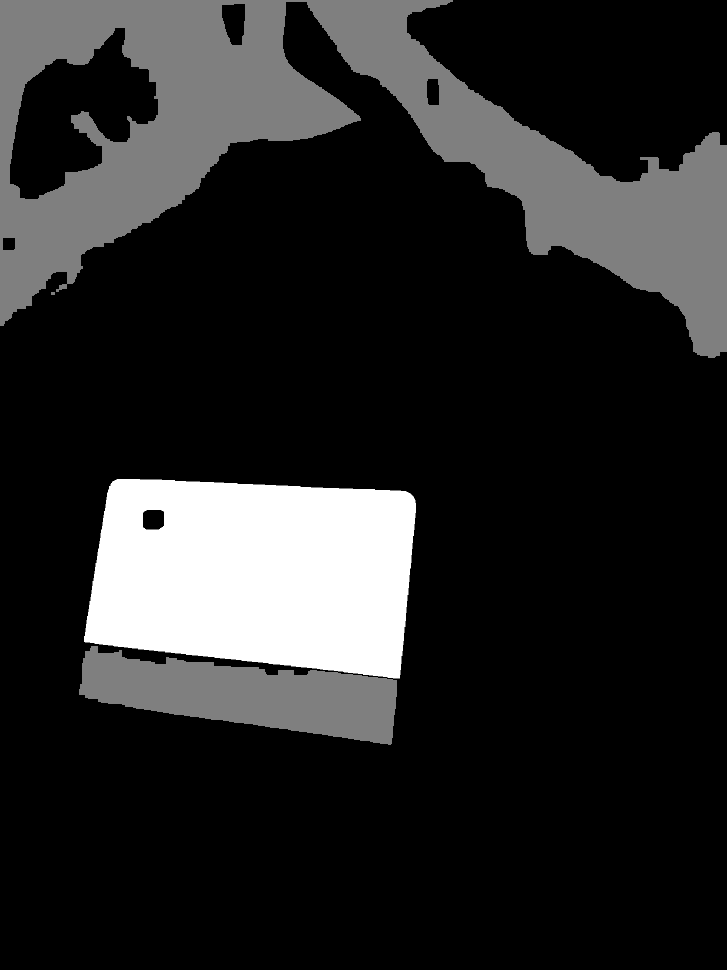
#> input picture dataset/labels/both_001.png, 727 x 970 px, shrunk from 1200 x 1600 before the run; its folder holds 4 pictures in this run
$ python build_gt_from_labels.py
#> lines starting #> are read from the running program, lines starting #| are printed output that depends on the picture; after the words box and inside, x2 and y2 are one past the last pixel; in counts of white or black regions, pixels touching at a corner belong together
### inference/geometry.py
"""Pixel silhouette → millimetres using a coplanar reference of known size.

K1 (Loom): this module is where pixels become millimetres.
The conversion is valid only when the reference and object lie in the same
plane (approximately face-on), the reference size is measured correctly, and
the image is undistorted with the locked calibration.
"""

from __future__ import annotations

import json
from pathlib import Path

import cv2
import numpy as np


def load_reference(path: Path) -> dict:
    return json.loads(path.read_text(encoding="utf-8"))


def largest_contour(mask: np.ndarray):
    mask_u8 = (mask > 0).astype(np.uint8) * 255
    contours, _ = cv2.findContours(mask_u8, cv2.RETR_EXTERNAL, cv2.CHAIN_APPROX_SIMPLE)
    if not contours:
        return None
    return max(contours, key=cv2.contourArea)


def oriented_bbox_wh(mask: np.ndarray) -> tuple[float, float, tuple] | None:
    contour = largest_contour(mask)
    if contour is None or cv2.contourArea(contour) < 10:
        return None
    rect = cv2.minAreaRect(contour)
    (cx, cy), (w, h), angle = rect
    # minAreaRect width/height ordering is arbitrary; return larger as length-like
    width_px = float(max(w, h))
    height_px = float(min(w, h))
    return width_px, height_px, ((cx, cy), (w, h), angle)


def mm_per_pixel_from_reference(
    ref_mask: np.ndarray,
    ref_width_mm: float,
    ref_height_mm: float,
) -> tuple[float, dict] | None:
    dims = oriented_bbox_wh(ref_mask)
    if dims is None:
        return None
    width_px, height_px, rect = dims
    # Use the long side of the card against the known long side in mm
    long_mm = max(ref_width_mm, ref_height_mm)
    short_mm = min(ref_width_mm, ref_height_mm)
    scale_long = long_mm / max(width_px, 1e-6)
    scale_short = short_mm / max(height_px, 1e-6)
    # Average the two axes; large disagreement means tilt / bad mask
    scale = 0.5 * (scale_long + scale_short)
    axis_disagree_pct = abs(scale_long - scale_short) / max(scale, 1e-6) * 100.0
    meta = {
        "ref_width_px": width_px,
        "ref_height_px": height_px,
        "mm_per_px_long": scale_long,
        "mm_per_px_short": scale_short,
        "mm_per_px": scale,
        "axis_disagree_pct": axis_disagree_pct,
        "ref_rect": {
            "center": [float(rect[0][0]), float(rect[0][1])],
            "size": [float(rect[1][0]), float(rect[1][1])],
            "angle": float(rect[2]),
        },
    }
    return scale, meta


def measure_object_mm(
    object_mask: np.ndarray,
    mm_per_px: float,
) -> tuple[float, float, dict] | None:
    dims = oriented_bbox_wh(object_mask)
    if dims is None:
        return None
    width_px, height_px, rect = dims
    width_mm = width_px * mm_per_px
    height_mm = height_px * mm_per_px
    meta = {
        "object_width_px": width_px,
        "object_height_px": height_px,
        "width_mm": width_mm,
        "height_mm": height_mm,
        "object_rect": {
            "center": [float(rect[0][0]), float(rect[0][1])],
            "size": [float(rect[1][0]), float(rect[1][1])],
            "angle": float(rect[2]),
        },
    }
    return width_mm, height_mm, meta

### measurement/build_gt_from_labels.py
"""Build ground-truth mm for ≥10 both_* photos from LABEL masks + known card size.

This is independent of the trained model (uses dataset/labels only).
Physical scale: ID-1 card 85.60 x 53.98 mm.
Replace with calliper CSV when a physical calliper reading is available.
"""

from __future__ import annotations

import csv
import json
import sys
from pathlib import Path

import cv2
import numpy as np

ROOT = Path(__file__).resolve().parents[1]
sys.path.insert(0, str(ROOT))
from inference.geometry import measure_object_mm, mm_per_pixel_from_reference

CARD_W, CARD_H = 85.60, 53.98


def main() -> None:
    labels = ROOT / "dataset" / "labels"
    images = ROOT / "dataset" / "images" / "undistorted"
    out = ROOT / "measurement" / "data" / "ground_truth.csv"
    rows = []
    for path in sorted(images.glob("both_*.png")):
        mask = cv2.imread(str(labels / f"{path.stem}.png"), cv2.IMREAD_GRAYSCALE)
#> mask is the input picture: shape (970, 727); min 0, max 2, mean 0.316
        if mask is None:
            continue
        obj = (mask == 1).astype(np.uint8)
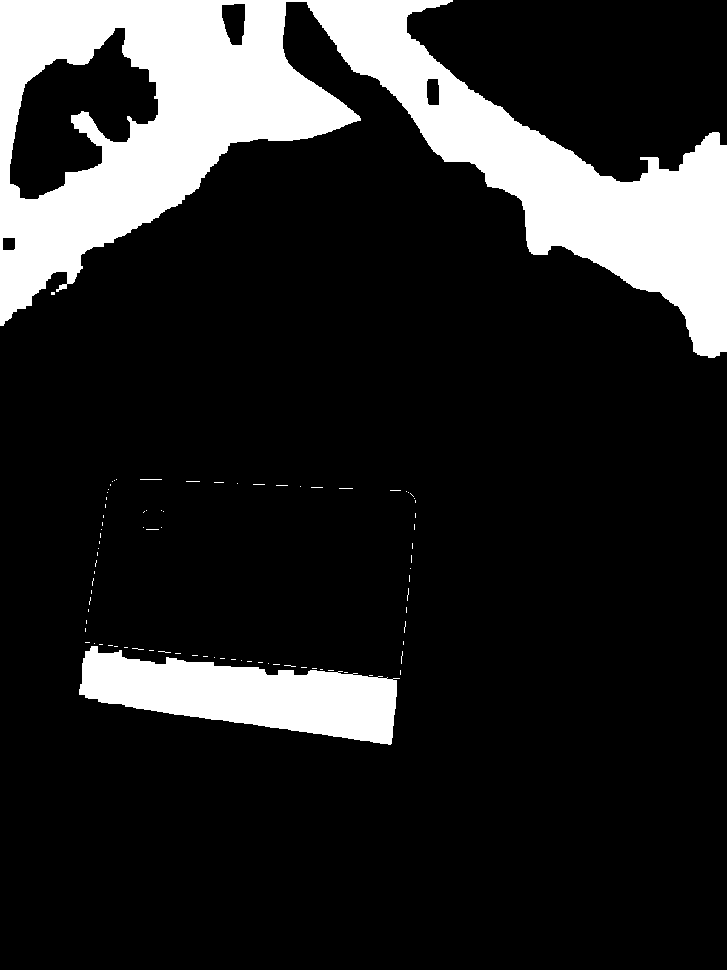
#> obj: shape (970, 727); values 0 (black) and 1 (white), 16.1% white; 87 white regions (84 under 20 px), largest, box (x1, y1, x2, y2) and area: (0, 0, 727, 358) 94984, (79, 646, 400, 745) 17756, (140, 479, 162, 480) 22
        ref = (mask == 2).astype(np.uint8)
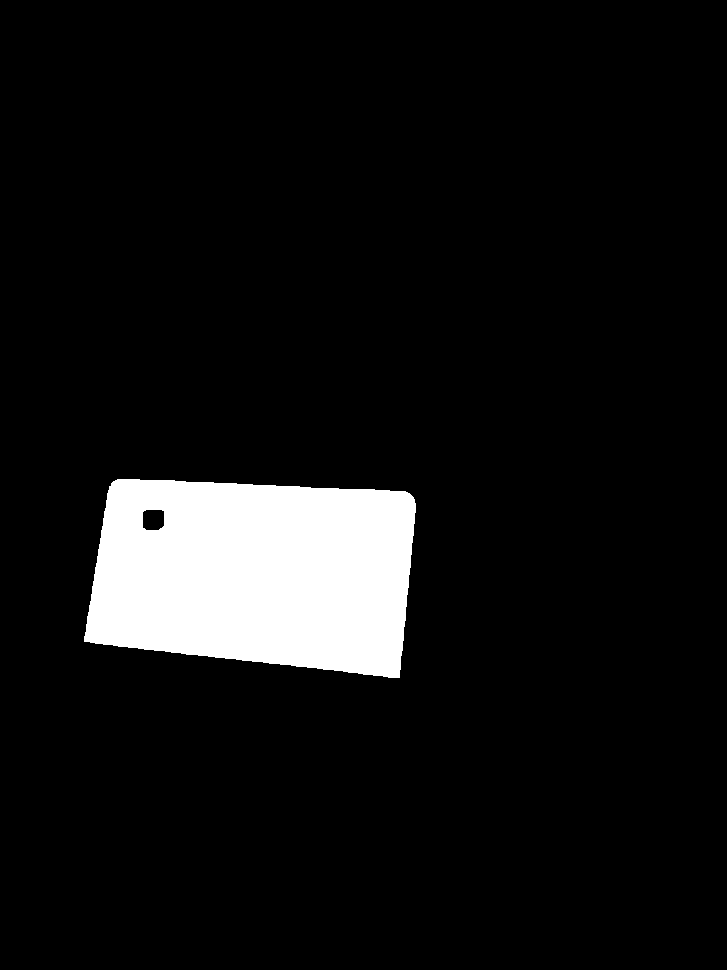
#> ref: shape (970, 727); values 0 (black) and 1 (white), 7.8% white; 1 white region, box (x1, y1, x2, y2) and area: (84, 479, 416, 678) 54773
        if obj.sum() < 500 or ref.sum() < 500:
            continue
        scale = mm_per_pixel_from_reference(ref, CARD_W, CARD_H)
#> in largest_contour, `contours, _ = cv2.findContours(mask_u8, cv2.RETR_EXTERNAL, cv2.CHAIN_A..`: contours = 1 contour; box (x1, y1, x2, y2) and area: (84, 479, 416, 678) 54691
#> in oriented_bbox_wh, `contour = largest_contour(mask)`: contour = contour of 199 points, box (x1, y1, x2, y2) (84, 479, 416, 678), area 54691
#> in oriented_bbox_wh, `rect = cv2.minAreaRect(contour)`: rect = ((251.7, 567.5), (186.7, 317.7), -83.5)
#> in oriented_bbox_wh, `(cx, cy), (w, h), angle = rect`: cx = 251.7; cy = 567.5; w = 186.7; h = 317.7; angle = -83.5
#> in oriented_bbox_wh, `width_px = float(max(w, h))`: width_px = 317.7
#> in oriented_bbox_wh, `height_px = float(min(w, h))`: height_px = 186.7
#> in mm_per_pixel_from_reference, `dims = oriented_bbox_wh(ref_mask)`: dims = (317.7, 186.7, ((251.7, 567.5), (186.7, 317.7), -83.5))
#> in mm_per_pixel_from_reference, `width_px, height_px, rect = dims`: width_px = 317.7; height_px = 186.7; rect = ((251.7, 567.5), (186.7, 317.7), -83.5)
#> in mm_per_pixel_from_reference, `scale_long = long_mm / max(width_px, 1e-6)`: scale_long = 0.269
#> in mm_per_pixel_from_reference, `scale_short = short_mm / max(height_px, 1e-6)`: scale_short = 0.289
#> in mm_per_pixel_from_reference, `scale = 0.5 * (scale_long + scale_short)`: scale = 0.279
#> in mm_per_pixel_from_reference, `axis_disagree_pct = abs(scale_long - scale_short) / max(scale, 1e-6) *..`: axis_disagree_pct = 7.04
        if scale is None:
            continue
        mm_per_px, meta = scale
#> mm_per_px = 0.279; meta = 7 items
        if meta["axis_disagree_pct"] > 25:
            continue
        measured = measure_object_mm(obj, mm_per_px)
#> in largest_contour (call 2), `contours, _ = cv2.findContours(mask_u8, cv2.RETR_EXTERNAL, cv2.CHAIN_A..`: contours = 87 contours, 85 with area under 20; largest, box (x1, y1, x2, y2) and area: (0, 0, 727, 358) 108418, (79, 646, 400, 745) 17343
#> in measure_object_mm, `dims = oriented_bbox_wh(object_mask)`: dims = (741.1, 345.1, ((363.3, 168.7), (345.1, 741.1), -87.41))
#> in measure_object_mm, `width_px, height_px, rect = dims`: width_px = 741.1; height_px = 345.1; rect = ((363.3, 168.7), (345.1, 741.1), -87.41)
#> in measure_object_mm, `width_mm = width_px * mm_per_px`: width_mm = 207
#> in measure_object_mm, `height_mm = height_px * mm_per_px`: height_mm = 96.37
        if measured is None:
            continue
        w, h, _ = measured
#> w = 207; h = 96.37
        rows.append(
            {
                "image": path.name.replace(".png", ".jpeg"),  # raw name for evaluator
                "gt_width_mm": round(w, 2),
                "gt_height_mm": round(h, 2),
                "notes": "label_mask+ID1_card_scale (not calliper); model-independent",
            }
        )
        if len(rows) >= 12:
            break

    if len(rows) < 10:
#> (the run stopped early here; a loop or call above may not have finished)

$ run again, on dataset/labels/both_005.png
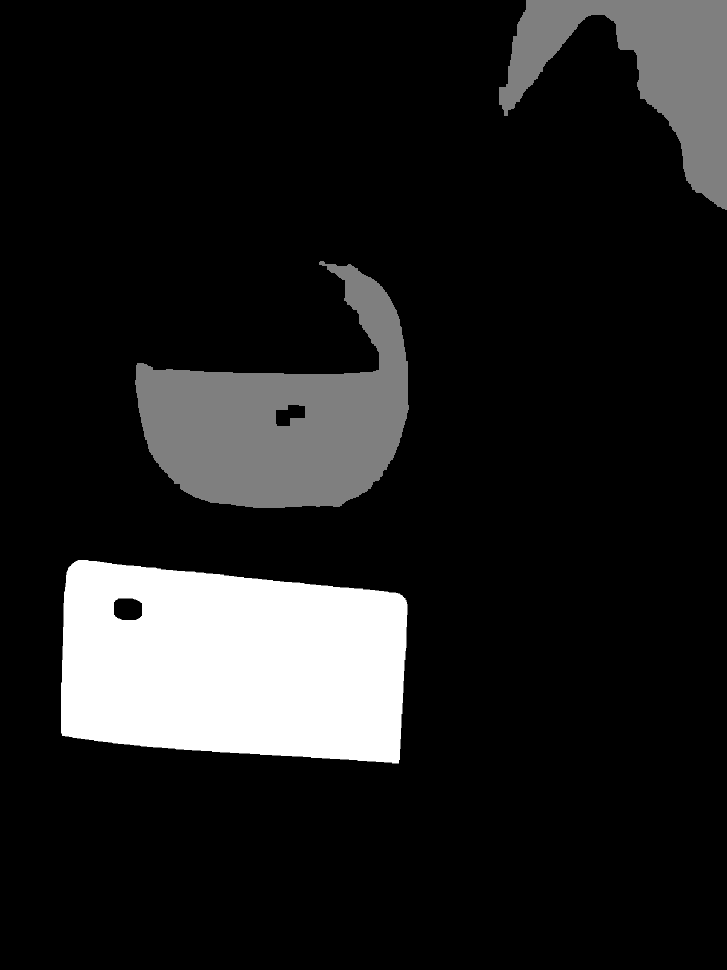
#> input picture dataset/labels/both_005.png, 727 x 970 px, shrunk from 1200 x 1600 before the run
#> in main, mask is the input picture: shape (970, 727); min 0, max 2, mean 0.247
#> in main, `obj = (mask == 1).astype(np.uint8)`:
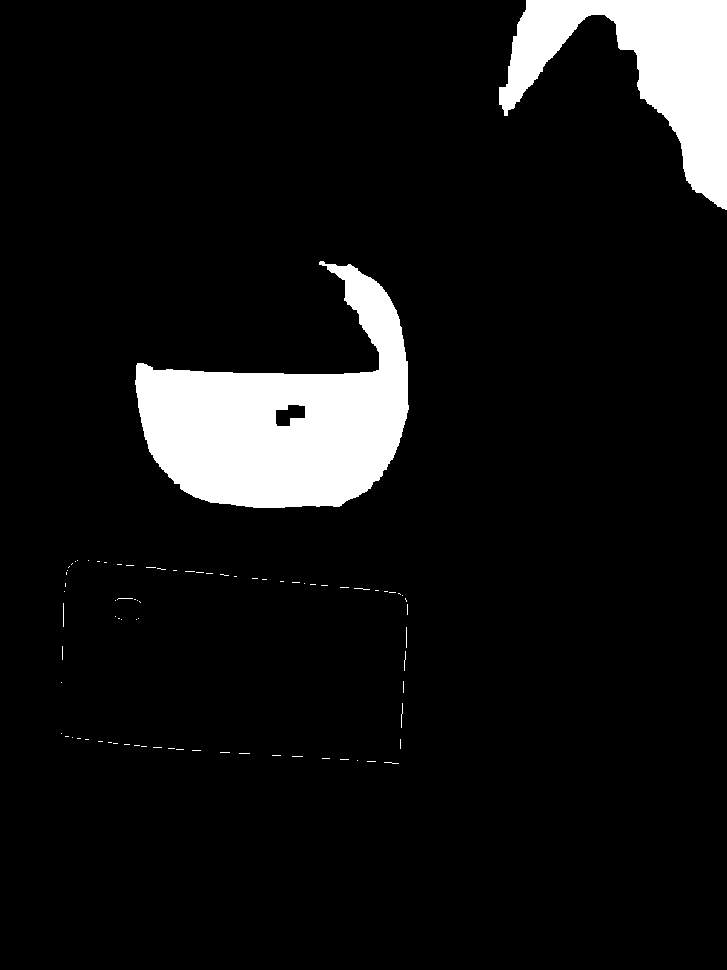
#> obj: shape (970, 727); values 0 (black) and 1 (white), 8% white; 81 white regions (75 under 20 px), largest, box (x1, y1, x2, y2) and area: (135, 261, 409, 508) 35458, (499, 0, 727, 210) 20150, (401, 703, 403, 728) 25, (63, 603, 64, 627) 24, (406, 627, 407, 648) 21, (404, 651, 406, 671) 20
#> in main, `ref = (mask == 2).astype(np.uint8)`:
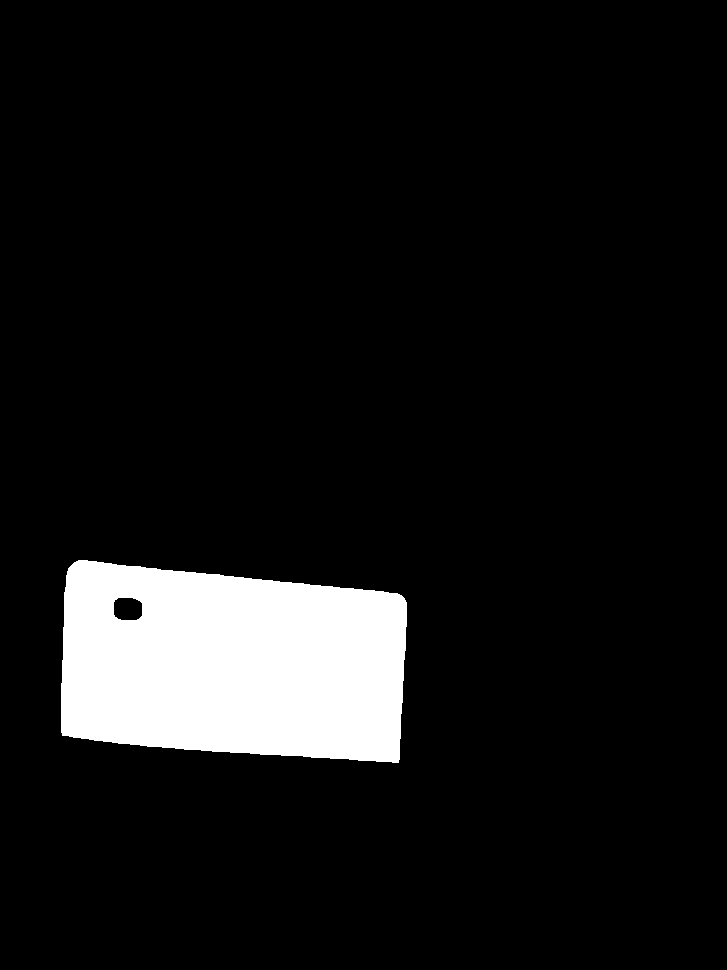
#> ref: shape (970, 727); values 0 (black) and 1 (white), 8.4% white; 1 white region, box (x1, y1, x2, y2) and area: (61, 560, 407, 763) 59109
#> mask_u8: shape (970, 727); 8.4% white; 1 white region
#> contours = 1 contour; box (x1, y1, x2, y2) and area: (61, 560, 407, 763) 59164
#> contour = contour of 170 points, box (x1, y1, x2, y2) (61, 560, 407, 763), area 59164
#> in oriented_bbox_wh, `rect = cv2.minAreaRect(contour)`: rect = ((232.6, 665), (178.8, 350.4), -84.09)
#> in oriented_bbox_wh, `(cx, cy), (w, h), angle = rect`: cx = 232.6; cy = 665; w = 178.8; h = 350.4; angle = -84.09
#> in oriented_bbox_wh, `width_px = float(max(w, h))`: width_px = 350.4
#> in oriented_bbox_wh, `height_px = float(min(w, h))`: height_px = 178.8
#> in mm_per_pixel_from_reference, `dims = oriented_bbox_wh(ref_mask)`: dims = (350.4, 178.8, ((232.6, 665), (178.8, 350.4), -84.09))
#> in mm_per_pixel_from_reference, `width_px, height_px, rect = dims`: width_px = 350.4; height_px = 178.8; rect = ((232.6, 665), (178.8, 350.4), -84.09)
#> scale_long = 0.244
#> scale_short = 0.302
#> scale = 0.273
#> axis_disagree_pct = 21.08
#> mm_per_px = 0.273; meta = 7 items
#> mask_u8: shape (970, 727); 8% white; 81 white regions (75 under 20 px)
#> contours = 81 contours, 79 with area under 20; largest, box (x1, y1, x2, y2) and area: (135, 261, 409, 508) 35386, (499, 0, 727, 210) 19686
#> in measure_object_mm, `dims = oriented_bbox_wh(object_mask)`: dims = (284.6, 223.8, ((287.5, 407.2), (284.6, 223.8), -29.13))
#> in measure_object_mm, `width_px, height_px, rect = dims`: width_px = 284.6; height_px = 223.8; rect = ((287.5, 407.2), (284.6, 223.8), -29.13)
#> width_mm = 77.72
#> height_mm = 61.1
#> in main, `w, h, _ = measured`: w = 77.72; h = 61.1

$ run again, on dataset/labels/both_006.png
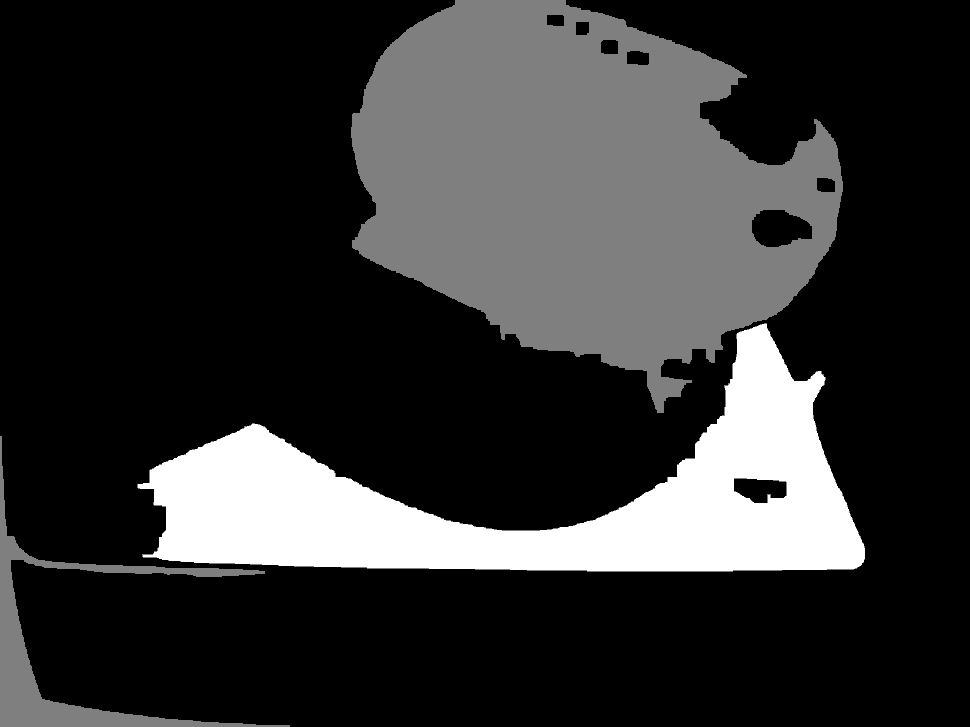
#> input picture dataset/labels/both_006.png, 970 x 727 px, shrunk from 1600 x 1200 before the run
#> in main, mask is the input picture: shape (727, 970); min 0, max 2, mean 0.393
#> in main, `obj = (mask == 1).astype(np.uint8)`:
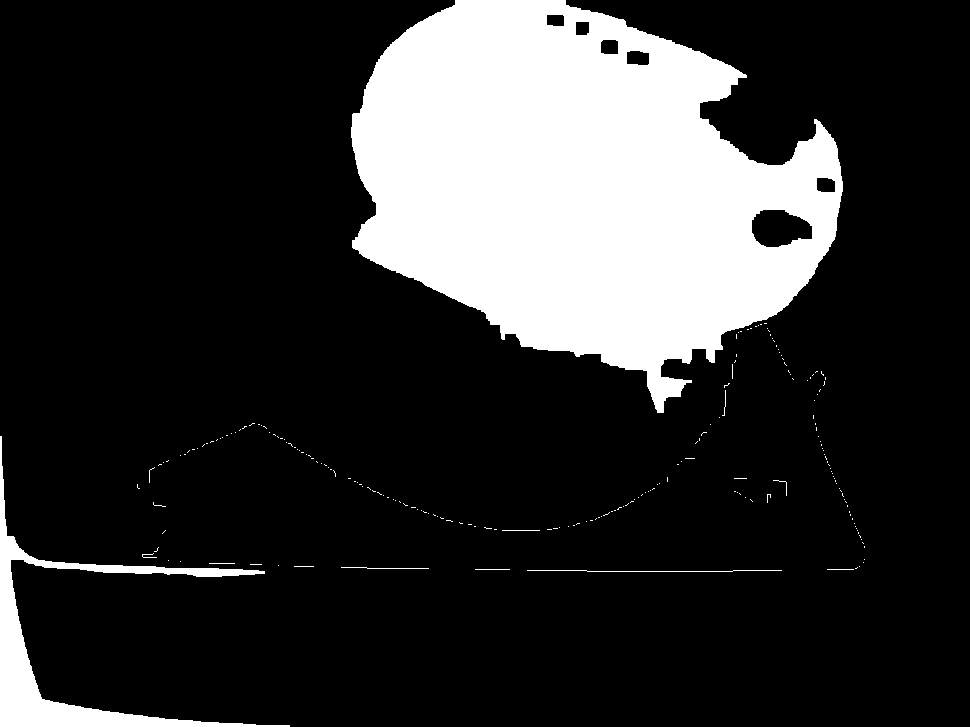
#> obj: shape (727, 970); values 0 (black) and 1 (white), 19.5% white; 213 white regions (201 under 20 px), largest, box (x1, y1, x2, y2) and area: (351, 0, 843, 413) 126946, (0, 436, 290, 727) 9595, (527, 570, 782, 572) 255
#> in main, `ref = (mask == 2).astype(np.uint8)`:
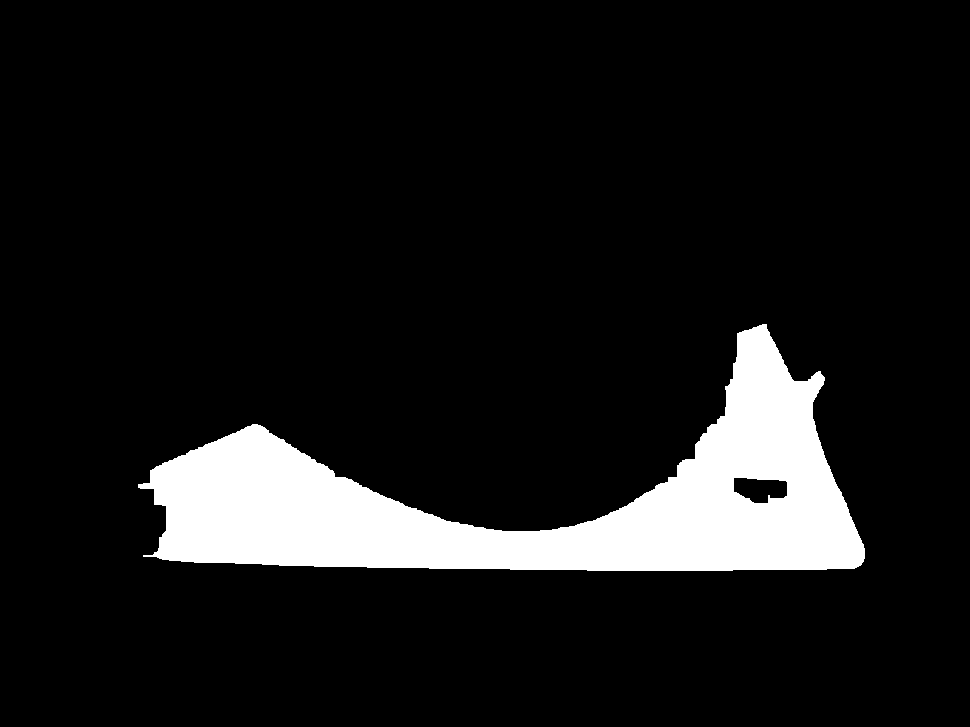
#> ref: shape (727, 970); values 0 (black) and 1 (white), 9.9% white; 1 white region, box (x1, y1, x2, y2) and area: (138, 324, 865, 571) 69751
#> mask_u8: shape (727, 970); 9.9% white; 1 white region
#> contours = 1 contour; box (x1, y1, x2, y2) and area: (138, 324, 865, 571) 69816
#> contour = contour of 569 points, box (x1, y1, x2, y2) (138, 324, 865, 571), area 69816
#> in oriented_bbox_wh, `rect = cv2.minAreaRect(contour)`: rect = ((500.3, 449.6), (725.3, 245.7), -0.61)
#> cx = 500.3; cy = 449.6; w = 725.3; h = 245.7; angle = -0.61
#> in oriented_bbox_wh, `width_px = float(max(w, h))`: width_px = 725.3
#> in oriented_bbox_wh, `height_px = float(min(w, h))`: height_px = 245.7
#> dims = (725.3, 245.7, ((500.3, 449.6), (725.3, 245.7), -0.61))
#> in mm_per_pixel_from_reference, `width_px, height_px, rect = dims`: width_px = 725.3; height_px = 245.7; rect = ((500.3, 449.6), (725.3, 245.7), -0.61)
#> scale_long = 0.118
#> scale_short = 0.22
#> scale = 0.169
#> axis_disagree_pct = 60.23
#> mm_per_px = 0.169; meta = 7 items
